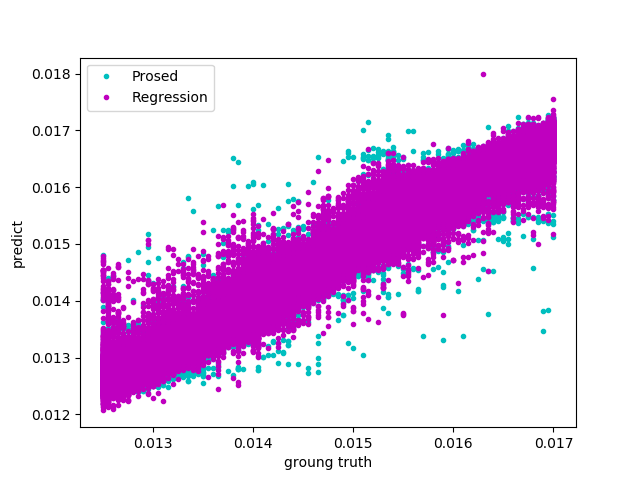
#> input picture b1atrreg1.png, 640 x 480 px, given in place of ., which was not available
$ python -i pdedata.py   (imports and definitions only)
#> lines starting #> are read from the running program, lines starting #| are printed output that depends on the picture; after the words box and inside, x2 and y2 are one past the last pixel; in counts of white or black regions, pixels touching at a corner belong together; pictures that were not available may be replaced by others from this repository, and a replacement may not be noted
# -*- coding: utf-8 -*-

import os
import glob
import pdb
import pickle

import numpy as np
import scipy.io
from scipy.interpolate import griddata

import matplotlib.pyplot as plt
import seaborn as sns
import cv2

import tensorflow as tf

import plot

# [1 line not run here, left out]


class pdeData:
    def __init__(self, pdeMode='test', dataMode='test'):
        '''
        datamode: small(256/100) or middle(256/50) or large(256/10)
                  Num of X.
        '''


        self.pdeMode = 'burgers'
        self.modelPath = 'model'
        self.dataMode = dataMode

    # ----
    # [194 lines left out: functions burgers, saveXTU, savetraintest, traintest, makeImg, not called in this run]

    # ----

    def delSpace(self,imgpath):

#> called with imgpath = '../b1atrreg1.png'
        img = cv2.imread(imgpath[0])
#> img is the input picture: shape (480, 640, 3); mean B, G, R 240.2, 209.7, 236.9
        img_gray = cv2.cvtColor(img, cv2.COLOR_BGR2GRAY)
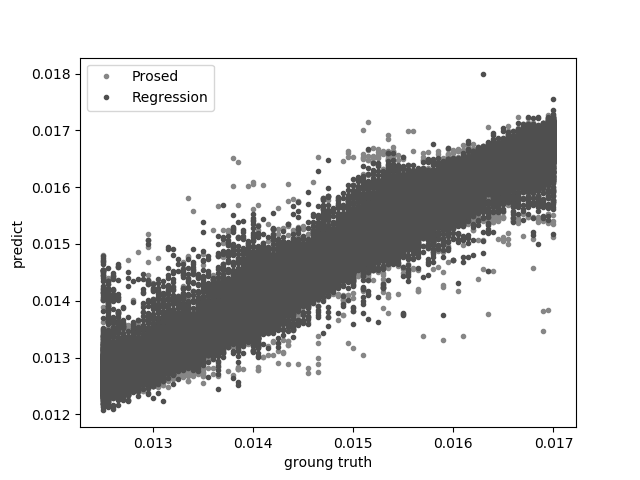
#> img_gray: shape (480, 640); min 0, max 255, mean 221.3
        img_gray = cv2.threshold(img_gray, 254, 255, cv2.THRESH_BINARY)[1]
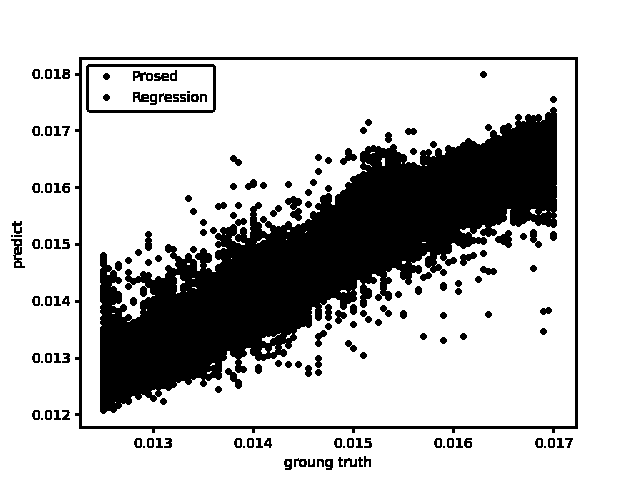
#> img_gray: shape (480, 640); 77.6% white; 175 black regions (15 under 20 px)

        contours = cv2.findContours(img_gray, cv2.RETR_TREE, cv2.CHAIN_APPROX_SIMPLE)[0]
#> contours = 271 contours, 92 with area under 20; largest, box (x1, y1, x2, y2) and area: (0, 0, 640, 480) 306081, (74, 56, 579, 434) 186678, (82, 60, 575, 426) 179580, (99, 106, 558, 415) 55268, (85, 63, 217, 114) 6528

        x1 = []
        y1 = []
        x2 = []
        y2 = []
        for i in range(1, len(contours)):
            ret = cv2.boundingRect(contours[i])
            x1.append(ret[0])
            y1.append(ret[1])
            x2.append(ret[0]+ret[2])
            y2.append(ret[1]+ret[3])
#> this loop made 270 passes
#> ret on passes 1 to 3: (324, 458, 10, 13), (327, 461, 3, 4), (316, 458, 9, 10)
#> after the loop, x1 = 270 values, max 564 at index 17, min 10 at index 78, mean 247.6; x2 = 270 values, max 579 at index 109, min 14 at index 83, mean 261.6; y1 = 270 values, max 461 at index 1, min 56 at index 109, mean 265.8; y2 = 270 values, max 471 at index 0, min 72 at index 103, mean 278.6

        x1_min = min(x1)
#> x1_min = 10
        y1_min = min(y1)
#> y1_min = 56
        x2_max = max(x2)
#> x2_max = 579
        y2_max = max(y2)
#> y2_max = 471

        delimg = img[y1_min:y2_max, x1_min:x2_max]
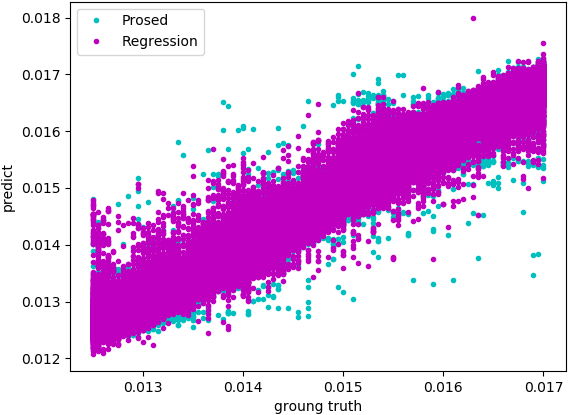
#> delimg: shape (415, 569, 3); mean B, G, R 235.7, 196.1, 231.5

        return delimg

    # ----
    # [8 lines left out: function nextBatch, not called in this run]
    # [14 lines of commented-out code are left out]

# [7 lines not run here, left out]

'''
num1 = 1500
num2 = 2000

with open(os.path.join('model','burgers','XTUNU.pkl'), 'rb') as fp:
    X = pickle.load(fp)
    T = pickle.load(fp)
    U = pickle.load(fp)
    NU = pickle.load(fp)

flag = False
for i in np.arange(NU.shape[0])[num1:num2]:
    #pdb.set_trace()
    label = NU[i].astype(str)
    print(label)
    print(i)
    #pdb.set_trace()
    myData.makeImg(X[0,:,np.newaxis],T[0,:,np.newaxis],U[i],label=label)
    #pdb.set_trace()
    imgpath = glob.glob(os.path.join('figure','burgers','*png'))
    img = [s for s in imgpath if label in s]
    #pdb.set_trace()
    tmpimg = myData.delSpace(img)

    if not flag:
        Img = tmpimg[np.newaxis]
        flag = True
    else:
        Img = np.vstack([Img,tmpimg[np.newaxis]])

#pdb.set_trace()
with open(os.path.join('model','burgers',f'IMGXTUNU_{num1}{num2}.pkl'), 'wb') as fp:
    pickle.dump(X[0,:,np.newaxis], fp)
    pickle.dump(T[0,:,np.newaxis], fp)
    pickle.dump(Img, fp)
    pickle.dump(NU[num1:num2], fp)

#myPlot = plot.Plot(figurepath='figure', trialID=0)
#myPlot.udata(xt, trainXY, testXY[1], testXY, testXY)
'''

>>> result = pdeData().delSpace('../b1atrreg1.png')
